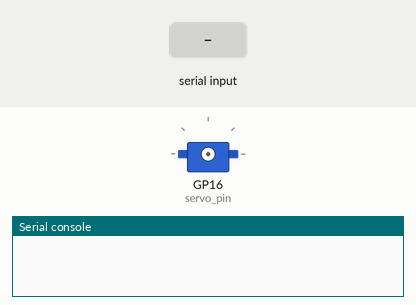
Recording of a program running on a simulated Raspberry Pi Pico running MicroPython. Parts: servo, the last lines printed to the serial console. The inputs (shaded band) are chosen by the test bench.

Above: at 1.2 s.
1.3 s: "5" typed at the serial console, then Enter
2.8 s: "90" typed at the serial console, then Enter
At 3.5 s:
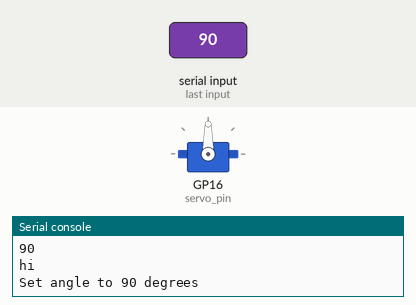
Timing chart, 0 to 5.8 s (numbered marks = the images above; inputs shaded):
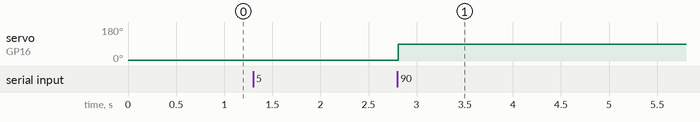

The program:

Pico.py
```python
import time
from machine import Pin
from servo import Servo
import sys
import select

# Set up the servo on GPIO 16
servo_pin = Pin(16)
servo = Servo(servo_pin)  # Initialize the servo on the specified pin

def set_servo_angle(angle):
    # Set the servo to the desired angle (0-180 degrees)
    servo.write(angle)

while True:
    if sys.stdin in select.select([sys.stdin], [], [], 0)[0]:
        angle = sys.stdin.readline().strip()
        print("hi")
        try:
            angle = int(angle)
            if 0 <= angle <= 180:
                set_servo_angle(angle)
                print(f"Set angle to {angle} degrees")
            else:
                print("Angle out of range. Please input an angle between 0 and 180.")
        except ValueError:
            print("Invalid input. Please enter a numeric angle value.")
    time.sleep(0.1)
```

Measured:
- after the input at 2.8 s, servo on GP16 (servo_pin): 5° → 90° at once
